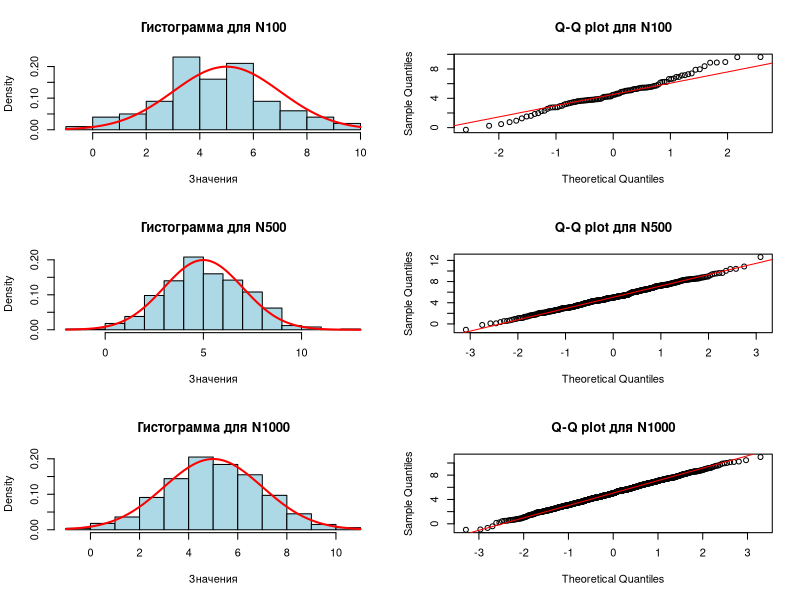
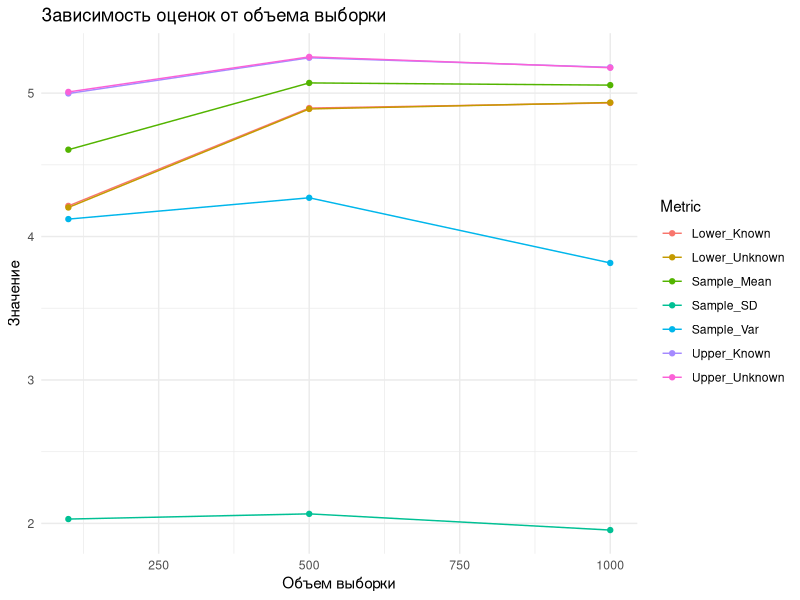

R code for these plots, in order:
# Лабораторная работа №2
# Интервальные оценки параметров нормального распределения

# Параметры распределения
a <- 5    # Среднее
sigma <- 2 # Стандартное отклонение

# 1. Генерация выборок
n_values <- c(100, 500, 1000)
samples <- list(
  N100 = rnorm(100, mean = a, sd = sigma),
  N500 = rnorm(500, mean = a, sd = sigma),
  N1000 = rnorm(1000, mean = a, sd = sigma)
)

# 2. Построение графиков
par(mfrow = c(3, 2)) # Разделение окна на 3 строки и 2 столбца

for (name in names(samples)) {
  # Гистограмма с плотностью
  hist(samples[[name]], main = paste("Гистограмма для", name), 
       xlab = "Значения", col = "lightblue", probability = TRUE)
  curve(dnorm(x, mean = a, sd = sigma), add = TRUE, col = "red", lwd = 2)
  
  # Q-Q plot
  qqnorm(samples[[name]], main = paste("Q-Q plot для", name))
  qqline(samples[[name]], col = "red")
}

# 3. Вычисление характеристик
results <- data.frame(
  N = n_values,
  Sample_Mean = sapply(samples, mean),
  Sample_Var = sapply(samples, var),
  Sample_SD = sapply(samples, sd)
)
print(results)

# 4. Доверительные интервалы (известная дисперсия)
alpha <- 0.05
z <- qnorm(1 - alpha/2)

ci_known_var <- t(sapply(samples, function(x) {
  mean_x <- mean(x)
  margin <- z * sigma / sqrt(length(x))
  c(mean_x - margin, mean_x + margin)
}))
colnames(ci_known_var) <- c("Lower_Known", "Upper_Known")

# 5. Доверительные интервалы (неизвестная дисперсия)
ci_unknown_var <- t(sapply(samples, function(x) {
  t_test <- t.test(x, conf.level = 1 - alpha)
  c(t_test$conf.int[1], t_test$conf.int[2])
}))
colnames(ci_unknown_var) <- c("Lower_Unknown", "Upper_Unknown")

# Объединение результатов
results <- cbind(results, ci_known_var, ci_unknown_var)
print(results)

# 6. График зависимости оценок от объема выборки
library(ggplot2)
library(tidyr)

plot_data <- results %>% 
  pivot_longer(cols = -N, names_to = "Metric", values_to = "Value")

ggplot(plot_data, aes(x = N, y = Value, color = Metric)) +
  geom_line() +
  geom_point() +
  labs(title = "Зависимость оценок от объема выборки",
       x = "Объем выборки", y = "Значение") +
  theme_minimal()
